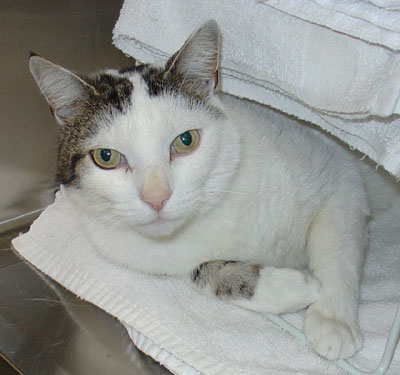
#> input picture mechine_learning2024/trains/DogOrCat_trains/CAT/106.jpg, 400 x 375 px, found by its file name; its folder holds only this picture in this run
$ jupyter execute --allow-errors KNN_train.ipynb
#> lines starting #> are read from the running program, lines starting #| are printed output that depends on the picture
# KNN算法

[cell 1]
import numpy as np
import pandas as pd
import matplotlib.pyplot as plt
import matplotlib as mpl
from sklearn.model_selection import train_test_split
from sklearn.metrics import accuracy_score
from matplotlib.colors import ListedColormap
#导入iris数据
from sklearn.datasets import load_iris
iris = load_iris()
X=iris.data[:,:2] #只取前两列
y=iris.target

X_train, X_test, y_train, y_test = train_test_split(X, y, stratify=y,random_state=42) #划分数据，random_state固定划分方式
#导入模型
from sklearn.neighbors import KNeighborsClassifier
#训练模型
n_neighbors = 5
knn = KNeighborsClassifier(n_neighbors=n_neighbors)
knn.fit(X_train, y_train)
y_pred = knn.predict(X_test)
#查看各项得分
print("y_pred",y_pred)
print("y_test",y_test)
print("score on train set", knn.score(X_train, y_train))
print("score on test set", knn.score(X_test, y_test))
print("accuracy score", accuracy_score(y_test, y_pred))

# 可视化

# 自定义colormap
def colormap():
    return mpl.colors.LinearSegmentedColormap.from_list('cmap', ['#FFC0CB','#00BFFF', '#1E90FF'], 256)

x_min, x_max = X[:, 0].min() - 1, X[:, 0].max() + 1
y_min, y_max = X[:, 1].min() - 1, X[:, 1].max() + 1
axes=[x_min, x_max, y_min, y_max]
xp=np.linspace(axes[0], axes[1], 500) #均匀500的横坐标
yp=np.linspace(axes[2], axes[3],500) #均匀500个纵坐标
xx, yy=np.meshgrid(xp, yp) #生成500X500网格点
xy=np.c_[xx.ravel(), yy.ravel()] #按行拼接，规范成坐标点的格式
y_pred = knn.predict(xy).reshape(xx.shape) #训练之后平铺

# 可视化方法一
plt.figure(figsize=(15,5),dpi=100)
plt.subplot(1,2,1)
plt.contourf(xx, yy, y_pred, alpha=0.3, cmap=colormap())
#画三种类型的点
p1=plt.scatter(X[y==0,0], X[y==0, 1], color='blue',marker='^')
p2=plt.scatter(X[y==1,0], X[y==1, 1], color='green', marker='o')
p3=plt.scatter(X[y==2,0], X[y==2, 1], color='red',marker='*')
#设置注释
plt.legend([p1, p2, p3], iris['target_names'], loc='upper right',fontsize='large')
#设置标题
plt.title(f"3-Class classification (k = {n_neighbors})", fontdict={'fontsize':15} )

# 可视化方法二
plt.subplot(1,2,2)
cmap_light = ListedColormap(['pink', 'cyan', 'cornflowerblue'])
cmap_bold = ListedColormap(['darkorange', 'c', 'darkblue'])
plt.pcolormesh(xx, yy, y_pred, cmap=cmap_light)

# Plot also the training points
plt.scatter(X[:, 0], X[:, 1], c=y, cmap=cmap_bold,
                edgecolor='k', s=20)
plt.xlim(xx.min(), xx.max())
plt.ylim(yy.min(), yy.max())
plt.title(f"3-Class classification (k = {n_neighbors})" ,fontdict={'fontsize':15})
plt.show()
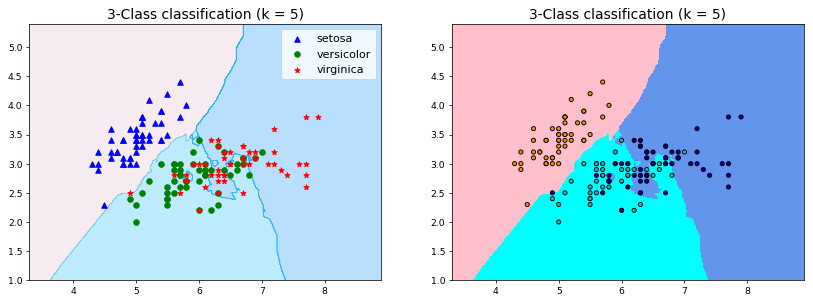
#> figure drawn by matplotlib, 2 panels

# KNN算法实现猫狗分类

## 图像预处理

[cell 2]
import os
from PIL import Image

# 数据根目录
data_root = 'trains\DogOrCat_trains'  # 替换为您的数据根目录路径

# 遍历数据根目录下的所有文件夹
for sub_folder in os.listdir(data_root):
    folder_path = os.path.join(data_root, sub_folder)
    if not os.path.isdir(folder_path):
        continue  # 跳过非文件夹项

    # 遍历文件夹下的所有图像文件
    for image_file in os.listdir(folder_path):
        if image_file.lower().endswith(('.png', '.jpg', '.jpeg', '.bmp', '.gif')):  # 添加您想要处理的图像格式
            image_path = os.path.join(folder_path, image_file)

            # 打开图像
            with Image.open(image_path) as img:
                # 检查图像模式
#> img is the input picture: PIL image 400x375 RGB; mean R, G, B 149.1, 151, 147.4
                if img.mode != 'RGB':
                    # 转换为RGB模式
                    rgb_img = img.convert('RGB')
                    # 保存转换后的图像（可以覆盖原图像或保存到新位置）
                    rgb_img.save(image_path)  # 这里会覆盖原图像，如果您不想覆盖，请指定一个新路径

print("Conversion process completed.")
